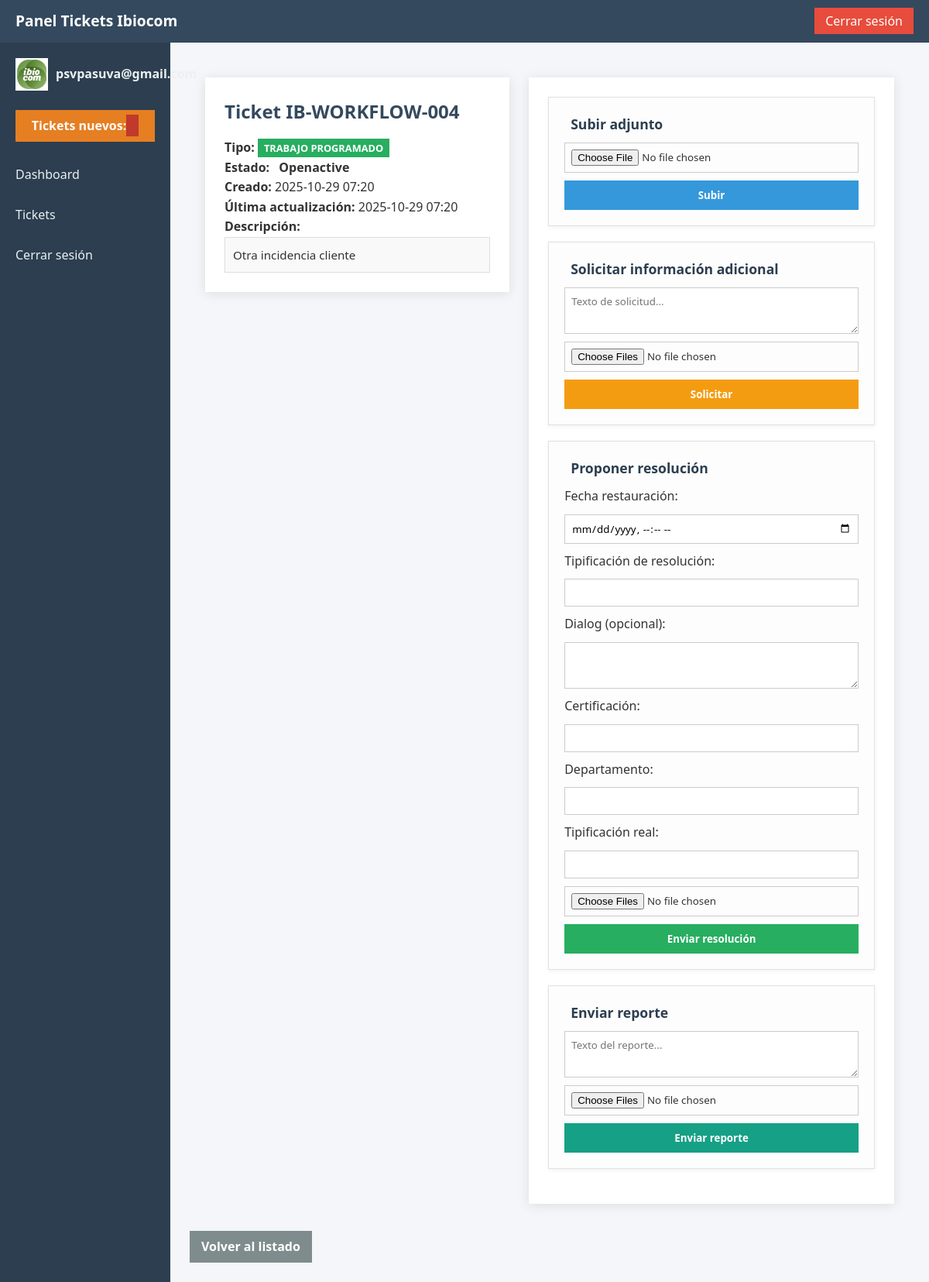
/web/tickets/4 (signed in), run on the app's committed database.
### app/models.py (models this page shows)
class User(SQLModel, table=True):
    id: Optional[int] = Field(default=None, primary_key=True)
    email: str = Field(unique=True, index=True)
    password_hash: str
    role: str = Field(default="tecnico")
    created_at: datetime = Field(default_factory=datetime.utcnow)

class Ticket(SQLModel, table=True):
    id: Optional[int] = Field(default=None, primary_key=True)
    primary_key: str = Field(max_length=50)
    mirror_key: Optional[str] = Field(default=None, max_length=50)
    state: Optional[str] = Field(default=None, max_length=50)
    dialog: Optional[str] = None
    clearance_person: Optional[str] = Field(default="ibiocom", max_length=50)
    ticket_type: str = Field(default="ftth_cliente", max_length=50)  # <-- nuevo campo
    created_at: datetime = Field(default_factory=datetime.utcnow)
    updated_at: datetime = Field(default_factory=datetime.utcnow)

### app/routes/web.py (the view)
@router.get("/tickets/{ticket_id}", response_class=HTMLResponse)
def ticket_detail(request: Request, ticket_id: int):
    if not SESSION_USER:
        return RedirectResponse("/web/login")
    with Session(engine) as session:
        ticket = session.get(Ticket, ticket_id)
    return templates.TemplateResponse("ticket_detail.html", {"request": request, "ticket": ticket, "current_user": SESSION_USER})

### app/templates/ticket_detail.html (shortened to what this page needs)
{% extends "base.html" %}
{% block content %}
<div class="ticket-detail-container">
  <div class="ticket-info">
    <h2>Ticket {{ ticket.primary_key }}</h2>
    <p><b>Tipo:</b>
      {% if ticket.ticket_type == 'ftth_cliente' %}
        <span class="ticket-type ticket-client">Cliente</span>
      {% elif ticket.ticket_type == 'ftth_masivo' %}
        <span class="ticket-type ticket-massive">Masivo</span>
      {% elif ticket.ticket_type == 'trabajos_programados' %}
        <span class="ticket-type ticket-workflow">Trabajo programado</span>
      {% else %}
        <span class="ticket-type">Desconocido</span>
      {% endif %}
    </p>
    <p><b>Estado:</b>
      <span class="status-tag status-{{ ticket.state }}">{{ ticket.state|capitalize }}</span>
    </p>
    <p><b>Creado:</b> {{ ticket.created_at.strftime('%Y-%m-%d %H:%M') }}</p>
    {% if ticket.updated_at %}
      <p><b>Última actualización:</b> {{ ticket.updated_at.strftime('%Y-%m-%d %H:%M') }}</p>
    {% endif %}
    <p><b>Descripción:</b></p>
    <div class="ticket-dialog">{{ ticket.dialog or "Sin descripción" }}</div>
  </div>
  <div class="ticket-actions">
    <div class="action-card">
      <h3> Subir adjunto</h3>
      <form action="/web/tickets/{{ ticket.id }}/upload" method="post" enctype="multipart/form-data">
        <input type="file" name="file" required>
        <button type="submit" class="btn-primary">Subir</button>
      </form>
    </div>
    {% if ticket.ticket_type in ['ftth_cliente', 'ftth_masivo', 'trabajos_programados'] %}
    <div class="action-card">
      <h3> Solicitar información adicional</h3>
      <form action="/web/tickets/{{ ticket.id }}/request_info" method="post" enctype="multipart/form-data">
        <textarea name="dialog" placeholder="Texto de solicitud..." required></textarea>
        <input type="file" name="attachments" multiple>
        <button type="submit" class="btn-warning">Solicitar</button>
      </form>
    </div>
    <div class="action-card">
      <h3> Proponer resolución</h3>
      <form action="/web/tickets/{{ ticket.id }}/propose_resolution" method="post" enctype="multipart/form-data">
        <label>Fecha restauración:</label>
        <input type="datetime-local" name="date_restore_service" required>
        <label>Tipificación de resolución:</label>
        <input type="text" name="raw_resolution" required>
        <label>Dialog (opcional):</label>
        <textarea name="dialog"></textarea>
        <label>Certificación:</label>
        <input type="text" name="certification">
        <label>Departamento:</label>
        <input type="text" name="department">
        <label>Tipificación real:</label>
        <input type="text" name="raw_real_tipification">
        <input type="file" name="attachments" multiple>
        <button type="submit" class="btn-success">Enviar resolución</button>
      </form>
    </div>
    <div class="action-card">
      <h3> Enviar reporte</h3>
      <form action="/web/tickets/{{ ticket.id }}/send_report" method="post" enctype="multipart/form-data">
        <textarea name="dialog" placeholder="Texto del reporte..." required></textarea>
        <input type="file" name="attachments" multiple>
        <button type="submit" class="btn-info">Enviar reporte</button>
      </form>
    </div>
    {% endif %}
  </div>
</div>
<a href="/web/tickets" class="btn back-btn"> Volver al listado</a>
{% endblock %}

### app/templates/base.html (shortened to what this page needs)
<!DOCTYPE html>
<html lang="es">
<head>
  <link rel="stylesheet" href="/static/style.css">
</head>
<body>
  <header class="navbar">
    <div class="navbar-left">
      <h1>Panel Tickets Ibiocom</h1>
    </div>
    <div class="navbar-right">
      <a href="/web/logout" class="btn">Cerrar sesión</a>
    </div>
  </header>
  <div class="container">
    <aside class="sidebar">
      <div class="user-panel">
        <img src="/static/user.png" alt="Usuario" class="user-img">
        <p class="username">{{ current_user.email if current_user else "Invitado" }}</p>
      </div>
      <div class="notifications">
        <p>Tickets nuevos: <span class="badge">{{ new_tickets_count }}</span></p>
      </div>
      <nav>
        <a href="/web/dashboard">Dashboard</a>
        <a href="/web/tickets">Tickets</a>
        <a href="/web/logout">Cerrar sesión</a>
      </nav>
    </aside>
    <main class="main-content">
      {% block content %}{% endblock %}
    </main>
  </div>
</body>
</html>

### app/static/style.css (style rules this page uses)
* { box-sizing: border-box; margin:0; padding:0; font-family: 'Segoe UI', Arial, sans-serif; }
body { background: #f4f6f9; color: #333; line-height: 1.6; }
*, *::before, *::after { border-radius: 0 !important; }
.navbar { display: flex; justify-content: space-between; align-items: center; background: #34495e; color: #fff; padding: 12px 20px; }
.navbar h1 { font-size: 1.2rem; font-weight: 600; }
.navbar a.btn { background: #e74c3c; padding: 6px 14px; color: #fff; text-decoration: none; transition: background 0.2s; }
.container { display: flex; min-height: 100vh; }
.sidebar { width: 220px; background: #2c3e50; padding: 20px; }
.sidebar nav a { display: block; color: #ecf0f1; padding: 10px 0; text-decoration: none; margin-bottom: 6px; transition: all 0.2s; }
.main-content { flex: 1; padding: 25px; }
.user-panel { display: flex; align-items: center; margin-bottom: 25px; }
.user-panel .user-img { width: 42px; height: 42px; margin-right: 10px; border: 2px solid #fff; }
.user-panel .username { color: #ecf0f1; font-weight: bold; }
.notifications { background: #e67e22; color: #fff; padding: 8px 10px; margin-bottom: 20px; text-align: center; font-weight: bold; }
.notifications .badge { background: #c0392b; padding: 3px 8px; }
.back-btn { display: inline-block; margin-top: 15px; background: #7f8c8d; padding: 8px 15px; color: #fff; text-decoration: none; font-weight: bold; transition: background 0.2s; }
.ticket-detail-container { display: grid; grid-template-columns: 1fr 1.2fr; gap: 25px; align-items: start; padding: 20px; }
.ticket-info, .ticket-actions { background: #fff; padding: 25px; box-shadow: 0 2px 15px rgba(0,0,0,0.1); }
.ticket-info h2 { color: #34495e; margin-bottom: 15px; }
.ticket-dialog { background: #f9f9f9; padding: 10px; border: 1px solid #ddd; font-size: 0.95rem; }
.action-card { background: #fdfdfd; border: 1px solid #e0e0e0; padding: 20px; margin-bottom: 20px; box-shadow: 0 2px 6px rgba(0,0,0,0.05); }
.action-card h3 { margin-bottom: 10px; color: #2c3e50; font-size: 1.1rem; display: flex; align-items: center; gap: 8px; }
.action-card form { display: flex; flex-direction: column; gap: 10px; }
.action-card input, .action-card textarea { width: 100%; padding: 8px; border: 1px solid #ccc; }
.action-card textarea { resize: vertical; min-height: 60px; }
.action-card button { padding: 10px; border: none; color: #fff; font-weight: bold; cursor: pointer; }
.btn-primary { background: #3498db; }
.btn-warning { background: #f39c12; }
.btn-success { background: #27ae60; }
.btn-info { background: #16a085; }
.status-tag { padding: 3px 8px; font-weight: bold; text-transform: capitalize; }
.ticket-type { padding: 3px 8px; font-weight: bold; text-transform: uppercase; font-size: 0.8rem; color: #fff; }
.ticket-workflow { background-color: #27ae60; }

### data on the page
User: email "psvpasuva@gmail.com"
Ticket: primary_key "IB-WORKFLOW-004", state "Openactive", created_at "2025-10-29 07:20", updated_at "2025-10-29 07:20", dialog "Otra incidencia cliente"
